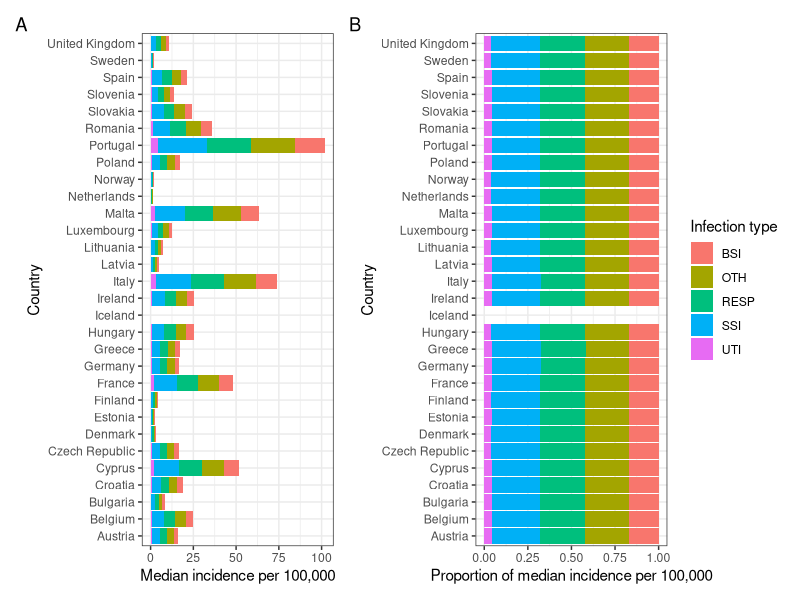
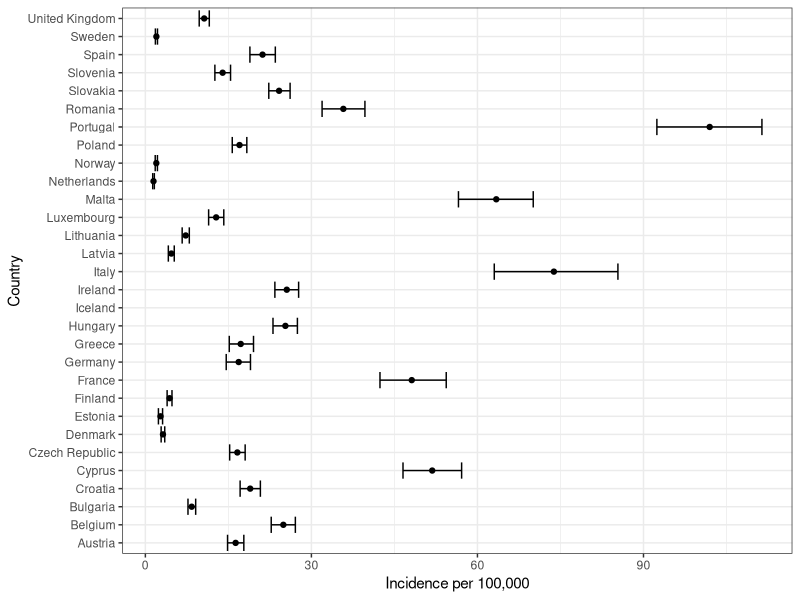
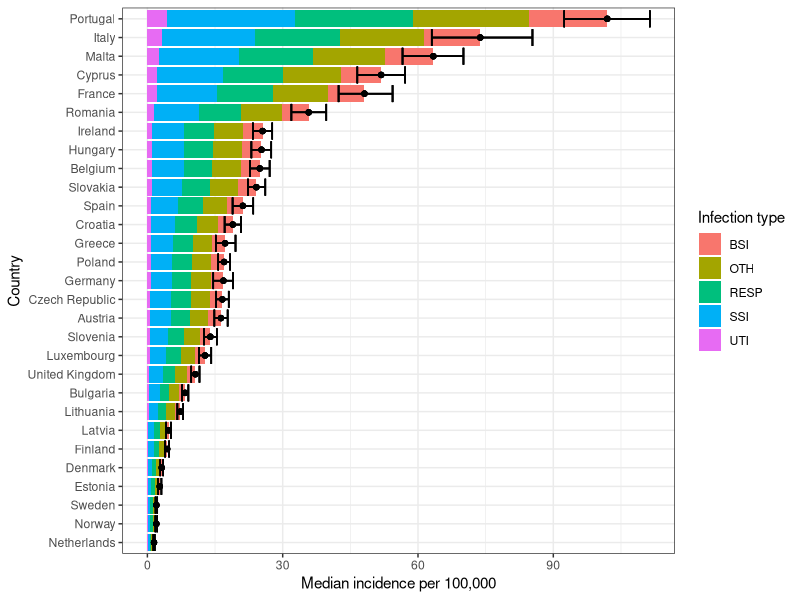
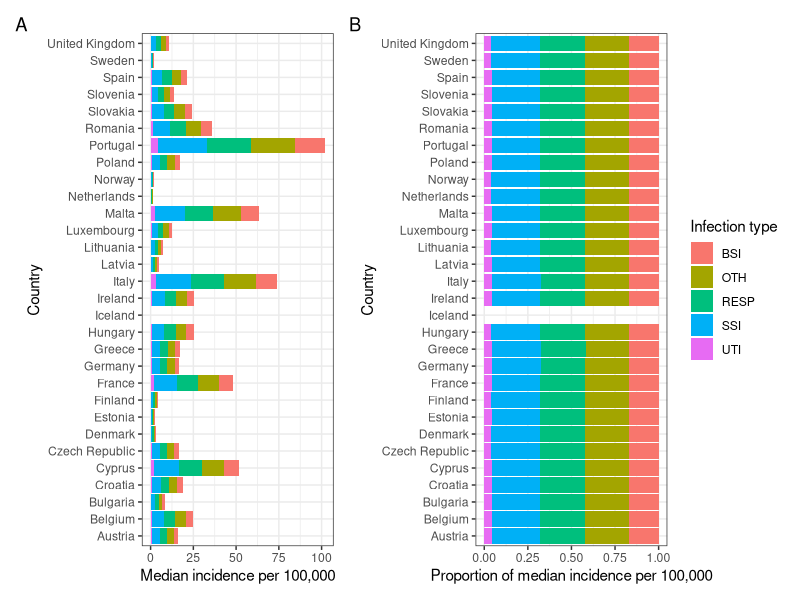
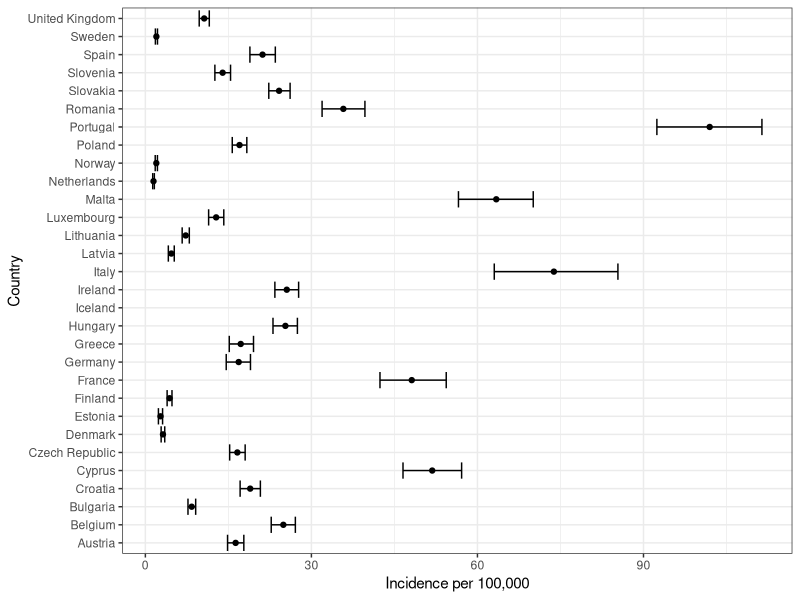
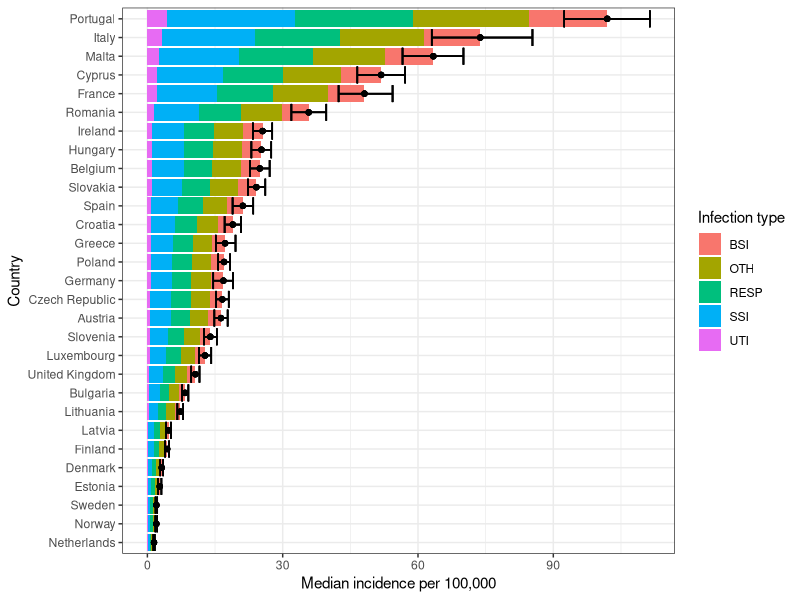

R code for these plots, in order:
### Data manipulation and exploration of Cassini data on infection 
# Taken from Country Specific Results in Cassini supplementary 

library(tidyverse)
theme_set(theme_bw(base_size = 11))
library(here)
library(patchwork)
setwd(here())

## Data
data_cass_orig <- read_csv("data/cassini_supp_mrsa_incidence.csv")

##******************************** Exploration of trends in infection ***********************************#####################
g1 <- ggplot(data_cass_orig, aes(x=country, y = inc_median, group = syndrome)) + 
  geom_bar(stat = "identity", position = "stack", aes(fill = syndrome)) + 
  scale_fill_discrete("Infection type") + 
  scale_x_discrete("Country") + 
  scale_y_continuous("Median incidence per 100,000") + 
  theme(strip.text.y = element_text(angle = 0)) + 
  coord_flip() 

g2 <- ggplot(data_cass_orig, aes(x=country, y = inc_median, group = syndrome)) + 
  geom_bar(stat = "identity", position = "fill", aes(fill = syndrome)) + 
  scale_fill_discrete("Infection type") + 
  scale_x_discrete("Country") + 
  scale_y_continuous("Proportion of median incidence per 100,000") + 
  theme(strip.text.y = element_text(angle = 0)) + 
  coord_flip() 

g1 + g2 + plot_annotation(tag_levels = "A") + plot_layout(guides = "collect")
ggsave("plots/mrsa_incidence_by_syndrome_props.pdf")

##******************************** Country totals ***********************************#####################
data_cass <- data_cass_orig %>% group_by(country) %>% summarise(tot_inc_low = sum(inc_low),
                                              total_inc_median = sum(inc_median),
                                              total_inc_high = sum(inc_high))

ggplot(data_cass, aes(x=country,y = total_inc_median)) + geom_point() + 
  geom_errorbar(aes(ymin = tot_inc_low, ymax = total_inc_high)) + 
  theme(strip.text.y = element_text(angle = 0)) + 
  coord_flip() + 
  scale_x_discrete("Country") + 
  scale_y_continuous("Incidence per 100,000")
ggsave("plots/mrsa_incidence_by_country.pdf")

## Figure for paper: 
data_cass_all <- left_join(data_cass_orig, data_cass)
ggplot(data_cass_all %>% filter(!country == "Iceland"), aes(x=reorder(country,total_inc_median), y = inc_median)) + 
  geom_bar(stat = "identity", position = "stack", aes(fill = syndrome)) + 
  geom_point(aes(x = reorder(country,total_inc_median), y = total_inc_median)) + 
  geom_errorbar(aes(x = reorder(country,total_inc_median), ymin = tot_inc_low, ymax = total_inc_high)) + 
  scale_fill_discrete("Infection type") + 
  scale_x_discrete("Country") + 
  scale_y_continuous("Median incidence per 100,000") + 
  theme(strip.text.y = element_text(angle = 0)) + 
  coord_flip() 
ggsave("plots/FIGURE_mrsa_incidence_by_country.pdf", width = 10, height = 7)

## Data to use 
write.csv(data_cass %>% select(country, total_inc_median) %>% rename("infection_per_100000" = "total_inc_median"), 
          "data/cass_infection_output.csv")
## cut and paste into file with antibiotic use - first column of data_amr_abx_use_macotra.csv

# Ranges on data
data_cass %>% filter(total_inc_median == min(data_cass$total_inc_median, na.rm=TRUE))
data_cass %>% filter(total_inc_median == max(data_cass$total_inc_median, na.rm=TRUE))

